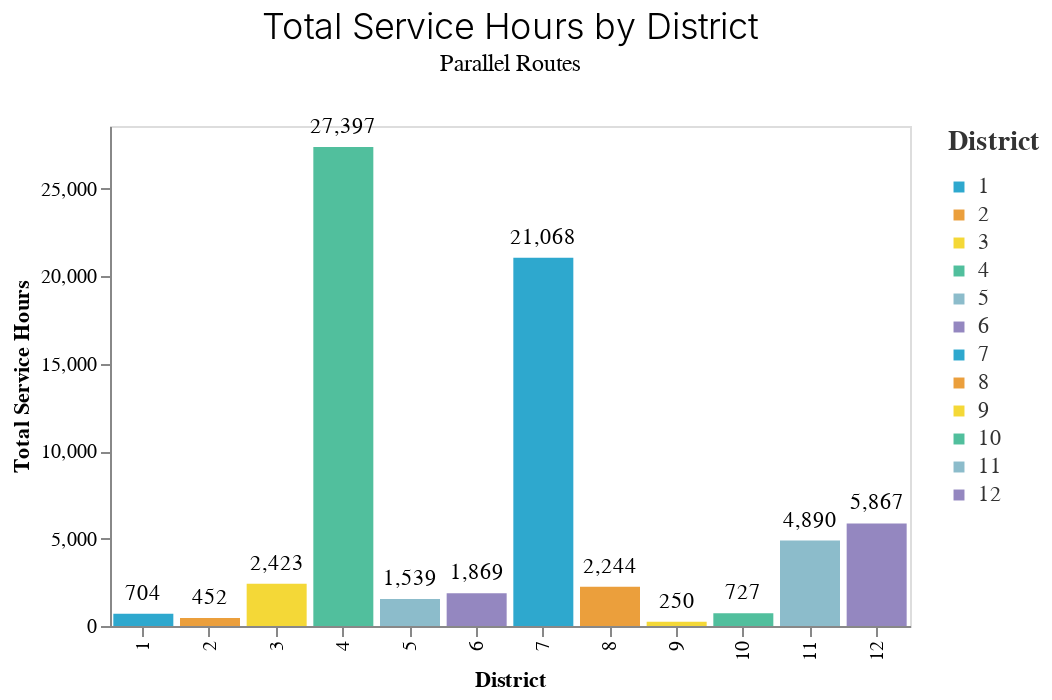
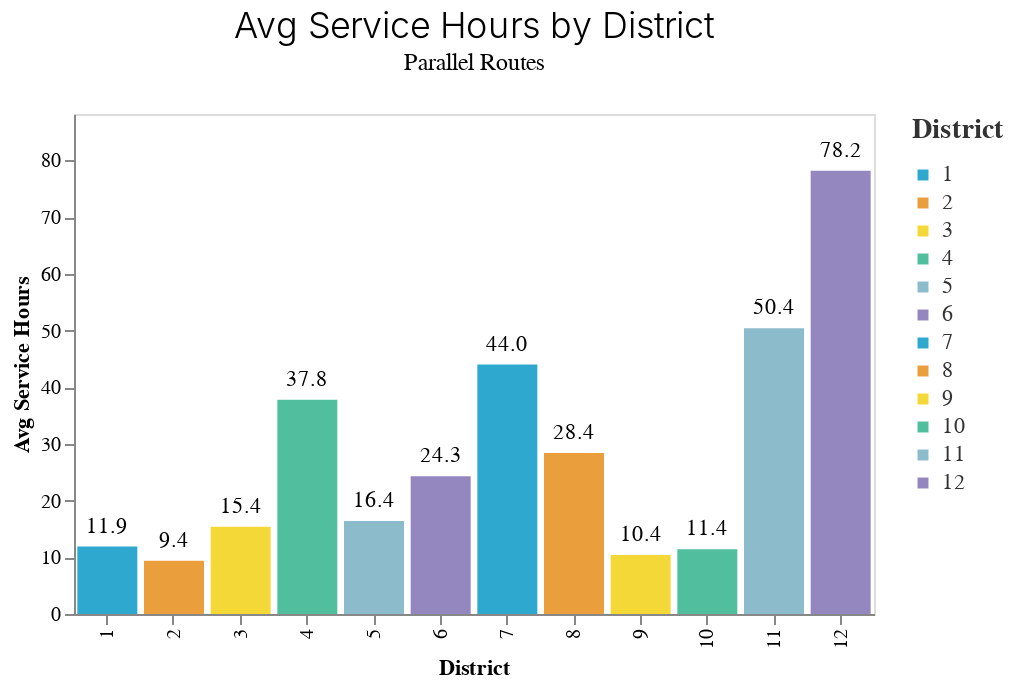

Here is the notebook cell these charts were saved with, in order:
### Code cell
metrics = [
    "total_service_hours", 
    "avg_service_hours"
]

for m in metrics:
    make_bar(by_district, m)

### Figure 1 — Vega-Lite specification as saved in the notebook (floating-point values rounded to 4 significant figures)
{"config": {"view": {"continuousWidth": 400, "continuousHeight": 300}, "axis": {"grid": false}, "axisBand": {"grid": false}, "background": "white", "font": "Raleway", "header": {"labelFont": "Nunito Sans", "titleFont": "Raleway"}, "legend": {"labelColor": "#333", "labelFont": "Nunito Sans", "labelFontSize": 11, "labelLimit": 0, "padding": 1, "symbolSize": 30, "symbolType": "square", "titleColor": "#333", "titleFont": "Raleway", "titleFontSize": 14, "titlePadding": 10}, "title": {"anchor": "middle", "font": "Raleway", "fontSize": 18, "fontWeight": 300, "offset": 20}}, "layer": [{"mark": "bar", "encoding": {"color": {"field": "District", "scale": {"range": ["#2EA8CE", "#EB9F3C", "#F4D837", "#51BF9D", "#8CBCCB", "#9487C0"]}, "type": "nominal"}, "x": {"field": "District", "title": "District", "type": "nominal"}, "y": {"field": "total_service_hours", "scale": {"domain": [0, 28597]}, "title": "Total Service Hours", "type": "quantitative"}}}, {"mark": {"type": "text", "align": "center", "baseline": "bottom", "color": "black", "dy": -5}, "encoding": {"color": {"value": "black"}, "text": {"field": "total_service_hours", "format": ",.0f", "type": "quantitative"}, "x": {"field": "District", "title": "District", "type": "nominal"}, "y": {"field": "total_service_hours", "scale": {"domain": [0, 28597]}, "title": "Total Service Hours", "type": "quantitative"}}}], "data": {"name": "data-7947ddc0b0e59c5491d12143d298fa1f"}, "height": 250, "title": {"text": "Total Service Hours by District", "subtitle": "Parallel Routes"}, "width": 400, "$schema": "https://vega.github.io/schema/vega-lite/v4.17.0.json", "datasets": {"data-7947ddc0b0e59c5491d12143d298fa1f": [{"District": 1.0, "total_service_hours": 704, "unique_route": 59, "pct_total_service_hours": 1.0, "pct_unique_route": 3.0, "avg_service_hours": 11.9}, {"District": 2.0, "total_service_hours": 452, "unique_route": 48, "pct_total_service_hours": 0.7, "pct_unique_route": 2.4, "avg_service_hours": 9.4}, {"District": 3.0, "total_service_hours": 2423, "unique_route": 157, "pct_total_service_hours": 3.5, "pct_unique_route": 7.9, "avg_service_hours": 15.4}, {"District": 4.0, "total_service_hours": 27397, "unique_route": 724, "pct_total_service_hours": 39.5, "pct_unique_route": 36.6, "avg_service_hours": 37.8}, {"District": 5.0, "total_service_hours": 1539, "unique_route": 94, "pct_total_service_hours": 2.2, "pct_unique_route": 4.8, "avg_service_hours": 16.4}, {"District": 6.0, "total_service_hours": 1869, "unique_route": 77, "pct_total_service_hours": 2.7, "pct_unique_route": 3.9, "avg_service_hours": 24.3}, {"District": 7.0, "total_service_hours": 21068, "unique_route": 479, "pct_total_service_hours": 30.3, "pct_unique_route": 24.2, "avg_service_hours": 44.0}, {"District": 8.0, "total_service_hours": 2244, "unique_route": 79, "pct_total_service_hours": 3.2, "pct_unique_route": 4.0, "avg_service_hours": 28.4}, {"District": 9.0, "total_service_hours": 250, "unique_route": 24, "pct_total_service_hours": 0.4, "pct_unique_route": 1.2, "avg_service_hours": 10.4}, {"District": 10.0, "total_service_hours": 727, "unique_route": 64, "pct_total_service_hours": 1.0, "pct_unique_route": 3.2, "avg_service_hours": 11.4}, {"District": 11.0, "total_service_hours": 4890, "unique_route": 97, "pct_total_service_hours": 7.0, "pct_unique_route": 4.9, "avg_service_hours": 50.4}, {"District": 12.0, "total_service_hours": 5867, "unique_route": 75, "pct_total_service_hours": 8.5, "pct_unique_route": 3.8, "avg_service_hours": 78.2}]}}

### Figure 2 — Vega-Lite specification as saved in the notebook (floating-point values rounded to 4 significant figures)
{"config": {"view": {"continuousWidth": 400, "continuousHeight": 300}, "axis": {"grid": false}, "axisBand": {"grid": false}, "background": "white", "font": "Raleway", "header": {"labelFont": "Nunito Sans", "titleFont": "Raleway"}, "legend": {"labelColor": "#333", "labelFont": "Nunito Sans", "labelFontSize": 11, "labelLimit": 0, "padding": 1, "symbolSize": 30, "symbolType": "square", "titleColor": "#333", "titleFont": "Raleway", "titleFontSize": 14, "titlePadding": 10}, "title": {"anchor": "middle", "font": "Raleway", "fontSize": 18, "fontWeight": 300, "offset": 20}}, "layer": [{"mark": "bar", "encoding": {"color": {"field": "District", "scale": {"range": ["#2EA8CE", "#EB9F3C", "#F4D837", "#51BF9D", "#8CBCCB", "#9487C0"]}, "type": "nominal"}, "x": {"field": "District", "title": "District", "type": "nominal"}, "y": {"field": "avg_service_hours", "scale": {"domain": [0, 88.2]}, "title": "Avg Service Hours", "type": "quantitative"}}}, {"mark": {"type": "text", "align": "center", "baseline": "bottom", "color": "black", "dy": -5}, "encoding": {"color": {"value": "black"}, "text": {"field": "avg_service_hours", "format": ",.1f", "type": "quantitative"}, "x": {"field": "District", "title": "District", "type": "nominal"}, "y": {"field": "avg_service_hours", "scale": {"domain": [0, 88.2]}, "title": "Avg Service Hours", "type": "quantitative"}}}], "data": {"name": "data-7947ddc0b0e59c5491d12143d298fa1f"}, "height": 250, "title": {"text": "Avg Service Hours by District", "subtitle": "Parallel Routes"}, "width": 400, "$schema": "https://vega.github.io/schema/vega-lite/v4.17.0.json", "datasets": {"data-7947ddc0b0e59c5491d12143d298fa1f": [{"District": 1.0, "total_service_hours": 704, "unique_route": 59, "pct_total_service_hours": 1.0, "pct_unique_route": 3.0, "avg_service_hours": 11.9}, {"District": 2.0, "total_service_hours": 452, "unique_route": 48, "pct_total_service_hours": 0.7, "pct_unique_route": 2.4, "avg_service_hours": 9.4}, {"District": 3.0, "total_service_hours": 2423, "unique_route": 157, "pct_total_service_hours": 3.5, "pct_unique_route": 7.9, "avg_service_hours": 15.4}, {"District": 4.0, "total_service_hours": 27397, "unique_route": 724, "pct_total_service_hours": 39.5, "pct_unique_route": 36.6, "avg_service_hours": 37.8}, {"District": 5.0, "total_service_hours": 1539, "unique_route": 94, "pct_total_service_hours": 2.2, "pct_unique_route": 4.8, "avg_service_hours": 16.4}, {"District": 6.0, "total_service_hours": 1869, "unique_route": 77, "pct_total_service_hours": 2.7, "pct_unique_route": 3.9, "avg_service_hours": 24.3}, {"District": 7.0, "total_service_hours": 21068, "unique_route": 479, "pct_total_service_hours": 30.3, "pct_unique_route": 24.2, "avg_service_hours": 44.0}, {"District": 8.0, "total_service_hours": 2244, "unique_route": 79, "pct_total_service_hours": 3.2, "pct_unique_route": 4.0, "avg_service_hours": 28.4}, {"District": 9.0, "total_service_hours": 250, "unique_route": 24, "pct_total_service_hours": 0.4, "pct_unique_route": 1.2, "avg_service_hours": 10.4}, {"District": 10.0, "total_service_hours": 727, "unique_route": 64, "pct_total_service_hours": 1.0, "pct_unique_route": 3.2, "avg_service_hours": 11.4}, {"District": 11.0, "total_service_hours": 4890, "unique_route": 97, "pct_total_service_hours": 7.0, "pct_unique_route": 4.9, "avg_service_hours": 50.4}, {"District": 12.0, "total_service_hours": 5867, "unique_route": 75, "pct_total_service_hours": 8.5, "pct_unique_route": 3.8, "avg_service_hours": 78.2}]}}
